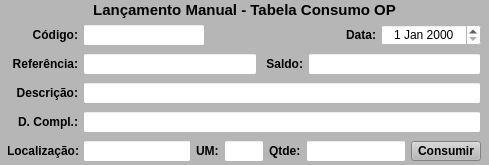
        <widget class="QWidget" name="widget_9" native="true">
         <property name="minimumSize">
          <size>
           <width>441</width>
           <height>0</height>
          </size>
         </property>
         <property name="maximumSize">
          <size>
           <width>16777215</width>
           <height>16777215</height>
          </size>
         </property>
         <property name="styleSheet">
          <string notr="true">background-color: rgb(182, 182, 182);</string>
         </property>
         <layout class="QVBoxLayout" name="verticalLayout_3">
          <property name="spacing">
           <number>3</number>
          </property>
          <property name="leftMargin">
           <number>3</number>
          </property>
          <property name="topMargin">
           <number>1</number>
          </property>
          <property name="rightMargin">
           <number>3</number>
          </property>
          <property name="bottomMargin">
           <number>1</number>
          </property>
          <item>
           <widget class="QLabel" name="label_4">
            <property name="font">
             <font>
              <pointsize>11</pointsize>
              <weight>75</weight>
              <bold>true</bold>
             </font>
            </property>
            <property name="text">
             <string>Lançamento Manual - Tabela Consumo OP</string>
            </property>
            <property name="alignment">
             <set>Qt::AlignCenter</set>
            </property>
           </widget>
          </item>
          <item>
           <widget class="QWidget" name="widget_13" native="true">
            <property name="styleSheet">
             <string notr="true"/>
            </property>
            <layout class="QHBoxLayout" name="horizontalLayout_6">
             <property name="spacing">
              <number>5</number>
             </property>
             <property name="leftMargin">
              <number>5</number>
             </property>
             <property name="topMargin">
              <number>2</number>
             </property>
             <property name="rightMargin">
              <number>5</number>
             </property>
             <property name="bottomMargin">
              <number>2</number>
             </property>
             <item>
              <widget class="QLabel" name="label_17">
               <property name="sizePolicy">
                <sizepolicy hsizetype="Fixed" vsizetype="Preferred">
                 <horstretch>0</horstretch>
                 <verstretch>0</verstretch>
                </sizepolicy>
               </property>
               <property name="minimumSize">
                <size>
                 <width>0</width>
                 <height>0</height>
                </size>
               </property>
               <property name="maximumSize">
                <size>
                 <width>70</width>
                 <height>16777215</height>
                </size>
               </property>
               <property name="font">
                <font>
                 <pointsize>9</pointsize>
                 <weight>75</weight>
                 <bold>true</bold>
                </font>
               </property>
               <property name="text">
                <string>Código:</string>
               </property>
               <property name="alignment">
                <set>Qt::AlignRight|Qt::AlignTrailing|Qt::AlignVCenter</set>
               </property>
              </widget>
             </item>
             <item>
              <widget class="QLineEdit" name="line_Cod_Manu">
               <property name="sizePolicy">
                <sizepolicy hsizetype="Preferred" vsizetype="Preferred">
                 <horstretch>0</horstretch>
                 <verstretch>0</verstretch>
                </sizepolicy>
               </property>
               <property name="maximumSize">
                <size>
                 <width>140</width>
                 <height>16777215</height>
                </size>
               </property>
               <property name="font">
                <font>
                 <pointsize>9</pointsize>
                </font>
               </property>
               <property name="styleSheet">
                <string notr="true">background-color: rgb(255, 255, 255);</string>
               </property>
               <property name="alignment">
                <set>Qt::AlignCenter</set>
               </property>
              </widget>
             </item>
             <item>
              <widget class="QLabel" name="label_10">
               <property name="text">
                <string/>
               </property>
              </widget>
             </item>
             <item>
              <widget class="QLabel" name="label_11">
               <property name="sizePolicy">
                <sizepolicy hsizetype="Fixed" vsizetype="Preferred">
                 <horstretch>0</horstretch>
                 <verstretch>0</verstretch>
                </sizepolicy>
               </property>
               <property name="maximumSize">
                <size>
                 <width>40</width>
                 <height>16777215</height>
                </size>
               </property>
               <property name="font">
                <font>
                 <pointsize>9</pointsize>
                 <weight>75</weight>
                 <bold>true</bold>
                </font>
               </property>
               <property name="text">
                <string>Data:</string>
               </property>
               <property name="alignment">
                <set>Qt::AlignRight|Qt::AlignTrailing|Qt::AlignVCenter</set>
               </property>
              </widget>
             </item>
             <item>
              <widget class="QDateEdit" name="date_Consumo">
               <property name="sizePolicy">
                <sizepolicy hsizetype="Fixed" vsizetype="Preferred">
                 <horstretch>0</horstretch>
                 <verstretch>0</verstretch>
                </sizepolicy>
               </property>
               <property name="maximumSize">
                <size>
                 <width>100</width>
                 <height>16777215</height>
                </size>
               </property>
               <property name="font">
                <font>
                 <pointsize>9</pointsize>
                </font>
               </property>
               <property name="styleSheet">
                <string notr="true">background-color: rgb(255, 255, 255);</string>
               </property>
               <property name="alignment">
                <set>Qt::AlignCenter</set>
               </property>
              </widget>
             </item>
            </layout>
           </widget>
          </item>
          <item>
           <widget class="QWidget" name="widget_14" native="true">
            <property name="styleSheet">
             <string notr="true"/>
            </property>
            <layout class="QHBoxLayout" name="horizontalLayout_7">
             <property name="spacing">
              <number>5</number>
             </property>
             <property name="leftMargin">
              <number>5</number>
             </property>
             <property name="topMargin">
              <number>2</number>
             </property>
             <property name="rightMargin">
              <number>5</number>
             </property>
             <property name="bottomMargin">
              <number>2</number>
             </property>
             <item>
              <widget class="QLabel" name="label_23">
               <property name="sizePolicy">
                <sizepolicy hsizetype="Fixed" vsizetype="Preferred">
                 <horstretch>0</horstretch>
                 <verstretch>0</verstretch>
                </sizepolicy>
               </property>
               <property name="maximumSize">
                <size>
                 <width>70</width>
                 <height>16777215</height>
                </size>
               </property>
               <property name="font">
                <font>
                 <pointsize>9</pointsize>
                 <weight>75</weight>
                 <bold>true</bold>
                </font>
               </property>
               <property name="text">
                <string>Referência:</string>
               </property>
               <property name="alignment">
                <set>Qt::AlignRight|Qt::AlignTrailing|Qt::AlignVCenter</set>
               </property>
              </widget>
             </item>
             <item>
              <widget class="QLineEdit" name="line_Ref_Manu">
               <property name="sizePolicy">
                <sizepolicy hsizetype="Preferred" vsizetype="Preferred">
                 <horstretch>0</horstretch>
                 <verstretch>0</verstretch>
                </sizepolicy>
               </property>
               <property name="font">
                <font>
                 <pointsize>9</pointsize>
                </font>
               </property>
               <property name="styleSheet">
                <string notr="true">background-color: rgb(255, 255, 255);</string>
               </property>
               <property name="readOnly">
                <bool>true</bool>
               </property>
              </widget>
             </item>
             <item>
              <widget class="QLabel" name="label_21">
               <property name="sizePolicy">
                <sizepolicy hsizetype="Fixed" vsizetype="Preferred">
                 <horstretch>0</horstretch>
                 <verstretch>0</verstretch>
                </sizepolicy>
               </property>
               <property name="minimumSize">
                <size>
                 <width>41</width>
                 <height>0</height>
                </size>
               </property>
               <property name="font">
                <font>
                 <pointsize>9</pointsize>
                 <weight>75</weight>
                 <bold>true</bold>
                </font>
               </property>
               <property name="text">
                <string>Saldo:</string>
               </property>
               <property name="alignment">
                <set>Qt::AlignRight|Qt::AlignTrailing|Qt::AlignVCenter</set>
               </property>
              </widget>
             </item>
             <item>
              <widget class="QLineEdit" name="line_Saldo_Manu">
               <property name="sizePolicy">
                <sizepolicy hsizetype="Preferred" vsizetype="Preferred">
                 <horstretch>0</horstretch>
                 <verstretch>0</verstretch>
                </sizepolicy>
               </property>
               <property name="font">
                <font>
                 <pointsize>9</pointsize>
                </font>
               </property>
               <property name="cursor">
                <cursorShape>IBeamCursor</cursorShape>
               </property>
               <property name="styleSheet">
                <string notr="true">background-color: rgb(255, 255, 255);</string>
               </property>
               <property name="inputMask">
                <string/>
               </property>
               <property name="text">
                <string/>
               </property>
               <property name="frame">
                <bool>true</bool>
               </property>
               <property name="echoMode">
                <enum>QLineEdit::Normal</enum>
               </property>
               <property name="alignment">
                <set>Qt::AlignCenter</set>
               </property>
               <property name="readOnly">
                <bool>true</bool>
               </property>
              </widget>
             </item>
            </layout>
           </widget>
          </item>
          <item>
           <widget class="QWidget" name="widget_15" native="true">
            <property name="styleSheet">
             <string notr="true"/>
            </property>
            <layout class="QHBoxLayout" name="horizontalLayout_8">
             <property name="spacing">
              <number>5</number>
             </property>
             <property name="leftMargin">
              <number>5</number>
             </property>
             <property name="topMargin">
              <number>2</number>
             </property>
             <property name="rightMargin">
              <number>5</number>
             </property>
             <property name="bottomMargin">
              <number>2</number>
             </property>
             <item>
              <widget class="QLabel" name="label_24">
               <property name="sizePolicy">
                <sizepolicy hsizetype="Fixed" vsizetype="Preferred">
                 <horstretch>0</horstretch>
                 <verstretch>0</verstretch>
                </sizepolicy>
               </property>
               <property name="maximumSize">
                <size>
                 <width>70</width>
                 <height>16777215</height>
                </size>
               </property>
               <property name="font">
                <font>
                 <pointsize>9</pointsize>
                 <weight>75</weight>
                 <bold>true</bold>
                </font>
               </property>
               <property name="text">
                <string>Descrição:</string>
               </property>
               <property name="alignment">
                <set>Qt::AlignRight|Qt::AlignTrailing|Qt::AlignVCenter</set>
               </property>
              </widget>
             </item>
             <item>
              <widget class="QLineEdit" name="line_Descricao_Manu">
               <property name="sizePolicy">
                <sizepolicy hsizetype="Preferred" vsizetype="Preferred">
                 <horstretch>0</horstretch>
                 <verstretch>0</verstretch>
                </sizepolicy>
               </property>
               <property name="font">
                <font>
                 <pointsize>9</pointsize>
                </font>
               </property>
               <property name="styleSheet">
                <string notr="true">background-color: rgb(255, 255, 255);</string>
               </property>
               <property name="readOnly">
                <bool>true</bool>
               </property>
              </widget>
             </item>
            </layout>
           </widget>
          </item>
          <item>
           <widget class="QWidget" name="widget_16" native="true">
            <property name="styleSheet">
             <string notr="true"/>
            </property>
            <layout class="QHBoxLayout" name="horizontalLayout_9">
             <property name="spacing">
              <number>5</number>
             </property>
             <property name="leftMargin">
              <number>5</number>
             </property>
             <property name="topMargin">
              <number>2</number>
             </property>
             <property name="rightMargin">
              <number>5</number>
             </property>
             <property name="bottomMargin">
              <number>2</number>
             </property>
             <item>
              <widget class="QLabel" name="label_25">
               <property name="sizePolicy">
                <sizepolicy hsizetype="Fixed" vsizetype="Preferred">
                 <horstretch>0</horstretch>
                 <verstretch>0</verstretch>
                </sizepolicy>
               </property>
               <property name="maximumSize">
                <size>
                 <width>70</width>
                 <height>16777215</height>
                </size>
               </property>
               <property name="font">
                <font>
                 <pointsize>9</pointsize>
                 <weight>75</weight>
                 <bold>true</bold>
                </font>
               </property>
               <property name="text">
                <string>D. Compl.:</string>
               </property>
               <property name="alignment">
                <set>Qt::AlignRight|Qt::AlignTrailing|Qt::AlignVCenter</set>
               </property>
              </widget>
             </item>
             <item>
              <widget class="QLineEdit" name="line_Compl_Manu">
               <property name="sizePolicy">
                <sizepolicy hsizetype="Preferred" vsizetype="Preferred">
                 <horstretch>0</horstretch>
                 <verstretch>0</verstretch>
                </sizepolicy>
               </property>
               <property name="font">
                <font>
                 <pointsize>9</pointsize>
                </font>
               </property>
               <property name="styleSheet">
                <string notr="true">background-color: rgb(255, 255, 255);</string>
               </property>
               <property name="readOnly">
                <bool>true</bool>
               </property>
              </widget>
             </item>
            </layout>
           </widget>
          </item>
          <item>
           <widget class="QWidget" name="widget_17" native="true">
            <property name="minimumSize">
             <size>
              <width>0</width>
              <height>0</height>
             </size>
            </property>
            <property name="maximumSize">
             <size>
              <width>16777215</width>
              <height>16777215</height>
             </size>
            </property>
            <property name="styleSheet">
             <string notr="true"/>
            </property>
            <layout class="QHBoxLayout" name="horizontalLayout_10">
             <property name="spacing">
              <number>5</number>
             </property>
             <property name="leftMargin">
              <number>5</number>
             </property>
             <property name="topMargin">
              <number>2</number>
             </property>
             <property name="rightMargin">
              <number>5</number>
             </property>
             <property name="bottomMargin">
              <number>2</number>
             </property>
             <item>
              <widget class="QLabel" name="label_28">
               <property name="sizePolicy">
                <sizepolicy hsizetype="Fixed" vsizetype="Preferred">
                 <horstretch>0</horstretch>
                 <verstretch>0</verstretch>
                </sizepolicy>
               </property>
               <property name="maximumSize">
                <size>
                 <width>70</width>
                 <height>16777215</height>
                </size>
               </property>
               <property name="font">
                <font>
                 <pointsize>9</pointsize>
                 <weight>75</weight>
                 <bold>true</bold>
                </font>
               </property>
               <property name="text">
                <string>Localização:</string>
               </property>
               <property name="alignment">
                <set>Qt::AlignCenter</set>
               </property>
              </widget>
             </item>
             <item>
              <widget class="QLineEdit" name="line_Local_Manu">
               <property name="sizePolicy">
                <sizepolicy hsizetype="Preferred" vsizetype="Preferred">
                 <horstretch>0</horstretch>
                 <verstretch>0</verstretch>
                </sizepolicy>
               </property>
               <property name="font">
                <font>
                 <pointsize>9</pointsize>
                </font>
               </property>
               <property name="styleSheet">
                <string notr="true">background-color: rgb(255, 255, 255);</string>
               </property>
               <property name="alignment">
                <set>Qt::AlignCenter</set>
               </property>
               <property name="readOnly">
                <bool>true</bool>
               </property>
              </widget>
             </item>
             <item>
              <widget class="QLabel" name="label_26">
               <property name="sizePolicy">
                <sizepolicy hsizetype="Fixed" vsizetype="Preferred">
                 <horstretch>0</horstretch>
                 <verstretch>0</verstretch>
                </sizepolicy>
               </property>
               <property name="maximumSize">
                <size>
                 <width>23</width>
                 <height>16777215</height>
                </size>
               </property>
               <property name="font">
                <font>
                 <pointsize>9</pointsize>
                 <weight>75</weight>
                 <bold>true</bold>
                </font>
               </property>
               <property name="text">
                <string>UM:</string>
               </property>
               <property name="alignment">
                <set>Qt::AlignLeading|Qt::AlignLeft|Qt::AlignVCenter</set>
               </property>
              </widget>
             </item>
             <item>
              <widget class="QLineEdit" name="line_UM_Manu">
               <property name="sizePolicy">
                <sizepolicy hsizetype="Fixed" vsizetype="Preferred">
                 <horstretch>0</horstretch>
                 <verstretch>0</verstretch>
                </sizepolicy>
               </property>
               <property name="maximumSize">
                <size>
                 <width>40</width>
                 <height>16777215</height>
                </size>
               </property>
               <property name="font">
                <font>
                 <pointsize>9</pointsize>
                </font>
               </property>
               <property name="cursor">
                <cursorShape>IBeamCursor</cursorShape>
               </property>
               <property name="styleSheet">
                <string notr="true">background-color: rgb(255, 255, 255);</string>
               </property>
               <property name="inputMask">
                <string/>
               </property>
               <property name="text">
                <string/>
               </property>
               <property name="frame">
                <bool>true</bool>
               </property>
               <property name="echoMode">
                <enum>QLineEdit::Normal</enum>
               </property>
               <property name="alignment">
                <set>Qt::AlignCenter</set>
               </property>
               <property name="readOnly">
                <bool>true</bool>
               </property>
              </widget>
             </item>
             <item>
              <widget class="QLabel" name="label_27">
               <property name="sizePolicy">
                <sizepolicy hsizetype="Fixed" vsizetype="Preferred">
                 <horstretch>0</horstretch>
                 <verstretch>0</verstretch>
                </sizepolicy>
               </property>
               <property name="maximumSize">
                <size>
                 <width>34</width>
                 <height>16777215</height>
                </size>
               </property>
               <property name="font">
                <font>
                 <pointsize>9</pointsize>
                 <weight>75</weight>
                 <bold>true</bold>
                </font>
               </property>
               <property name="text">
                <string>Qtde:</string>
               </property>
               <property name="alignment">
                <set>Qt::AlignLeading|Qt::AlignLeft|Qt::AlignVCenter</set>
               </property>
              </widget>
             </item>
             <item>
              <widget class="QLineEdit" name="line_Qtde_Manu">
               <property name="sizePolicy">
                <sizepolicy hsizetype="Preferred" vsizetype="Preferred">
                 <horstretch>0</horstretch>
                 <verstretch>0</verstretch>
                </sizepolicy>
               </property>
               <property name="maximumSize">
                <size>
                 <width>100</width>
                 <height>16777215</height>
                </size>
               </property>
               <property name="font">
                <font>
                 <pointsize>9</pointsize>
                </font>
               </property>
               <property name="cursor">
                <cursorShape>IBeamCursor</cursorShape>
               </property>
               <property name="styleSheet">
                <string notr="true">background-color: rgb(255, 255, 255);</string>
               </property>
               <property name="inputMask">
                <string/>
               </property>
               <property name="text">
                <string/>
               </property>
               <property name="frame">
                <bool>true</bool>
               </property>
               <property name="echoMode">
                <enum>QLineEdit::Normal</enum>
               </property>
               <property name="alignment">
                <set>Qt::AlignCenter</set>
               </property>
              </widget>
             </item>
             <item>
              <widget class="QPushButton" name="btn_Consome_Manu">
               <property name="sizePolicy">
                <sizepolicy hsizetype="Fixed" vsizetype="Preferred">
                 <horstretch>0</horstretch>
                 <verstretch>0</verstretch>
                </sizepolicy>
               </property>
               <property name="maximumSize">
                <size>
                 <width>70</width>
                 <height>20</height>
                </size>
               </property>
               <property name="font">
                <font>
                 <pointsize>9</pointsize>
                 <weight>75</weight>
                 <bold>true</bold>
                </font>
               </property>
               <property name="cursor">
                <cursorShape>PointingHandCursor</cursorShape>
               </property>
               <property name="layoutDirection">
                <enum>Qt::LeftToRight</enum>
               </property>
               <property name="autoFillBackground">
                <bool>false</bool>
               </property>
               <property name="text">
                <string>Consumir</string>
               </property>
               <property name="checkable">
                <bool>false</bool>
               </property>
               <property name="autoDefault">
                <bool>false</bool>
               </property>
               <property name="default">
                <bool>false</bool>
               </property>
               <property name="flat">
                <bool>false</bool>
               </property>
              </widget>
             </item>
            </layout>
           </widget>
          </item>
         </layout>
        </widget>
